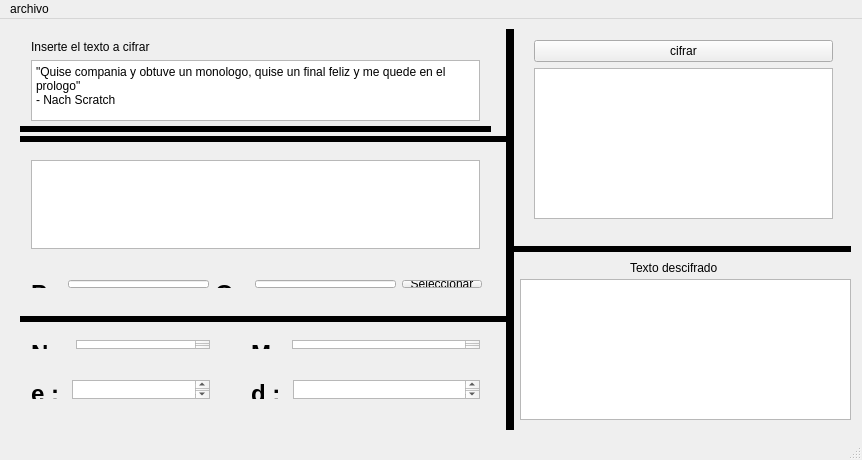
<?xml version="1.0" encoding="UTF-8"?>
<ui version="4.0">
 <class>MainWindow</class>
 <widget class="QMainWindow" name="MainWindow">
  <property name="windowModality">
   <enum>Qt::ApplicationModal</enum>
  </property>
  <property name="geometry">
   <rect>
    <x>0</x>
    <y>0</y>
    <width>862</width>
    <height>460</height>
   </rect>
  </property>
  <property name="windowTitle">
   <string>RSA Cervantes Candelario Oscar Baltazar</string>
  </property>
  <property name="dockNestingEnabled">
   <bool>true</bool>
  </property>
  <widget class="QWidget" name="centralWidget">
   <widget class="Line" name="line_2">
    <property name="geometry">
     <rect>
      <x>20</x>
      <y>100</y>
      <width>471</width>
      <height>20</height>
     </rect>
    </property>
    <property name="frameShadow">
     <enum>QFrame::Plain</enum>
    </property>
    <property name="lineWidth">
     <number>6</number>
    </property>
    <property name="orientation">
     <enum>Qt::Horizontal</enum>
    </property>
   </widget>
   <widget class="Line" name="line_6">
    <property name="geometry">
     <rect>
      <x>20</x>
      <y>110</y>
      <width>491</width>
      <height>20</height>
     </rect>
    </property>
    <property name="frameShadow">
     <enum>QFrame::Plain</enum>
    </property>
    <property name="lineWidth">
     <number>6</number>
    </property>
    <property name="orientation">
     <enum>Qt::Horizontal</enum>
    </property>
   </widget>
   <widget class="Line" name="line_7">
    <property name="geometry">
     <rect>
      <x>20</x>
      <y>290</y>
      <width>491</width>
      <height>20</height>
     </rect>
    </property>
    <property name="frameShadow">
     <enum>QFrame::Plain</enum>
    </property>
    <property name="lineWidth">
     <number>6</number>
    </property>
    <property name="orientation">
     <enum>Qt::Horizontal</enum>
    </property>
   </widget>
   <widget class="QWidget" name="layoutWidget">
    <property name="geometry">
     <rect>
      <x>20</x>
      <y>130</y>
      <width>471</width>
      <height>111</height>
     </rect>
    </property>
    <layout class="QVBoxLayout" name="verticalLayout_2">
     <item>
      <widget class="QPlainTextEdit" name="textoNumerico">
       <property name="enabled">
        <bool>true</bool>
       </property>
       <property name="undoRedoEnabled">
        <bool>false</bool>
       </property>
       <property name="readOnly">
        <bool>true</bool>
       </property>
       <property name="plainText">
        <string/>
       </property>
      </widget>
     </item>
    </layout>
   </widget>
   <widget class="QWidget" name="layoutWidget">
    <property name="geometry">
     <rect>
      <x>20</x>
      <y>310</y>
      <width>201</width>
      <height>31</height>
     </rect>
    </property>
    <layout class="QHBoxLayout" name="horizontalLayout_2">
     <item>
      <widget class="QLabel" name="label_4">
       <property name="text">
        <string>&lt;html&gt;&lt;head/&gt;&lt;body&gt;&lt;p&gt;&lt;span style=&quot; font-size:18pt; font-weight:600;&quot;&gt;N  : &lt;/span&gt;&lt;/p&gt;&lt;/body&gt;&lt;/html&gt;</string>
       </property>
      </widget>
     </item>
     <item>
      <widget class="QPlainTextEdit" name="nValor">
       <property name="undoRedoEnabled">
        <bool>false</bool>
       </property>
       <property name="readOnly">
        <bool>true</bool>
       </property>
       <property name="plainText">
        <string/>
       </property>
      </widget>
     </item>
    </layout>
   </widget>
   <widget class="QWidget" name="layoutWidget">
    <property name="geometry">
     <rect>
      <x>20</x>
      <y>350</y>
      <width>201</width>
      <height>41</height>
     </rect>
    </property>
    <layout class="QHBoxLayout" name="horizontalLayout_4">
     <item>
      <widget class="QLabel" name="label_7">
       <property name="text">
        <string>&lt;html&gt;&lt;head/&gt;&lt;body&gt;&lt;p&gt;&lt;span style=&quot; font-size:18pt; font-weight:600;&quot;&gt;e :  &lt;/span&gt;&lt;/p&gt;&lt;/body&gt;&lt;/html&gt;</string>
       </property>
      </widget>
     </item>
     <item>
      <widget class="QPlainTextEdit" name="eValor">
       <property name="readOnly">
        <bool>true</bool>
       </property>
      </widget>
     </item>
    </layout>
   </widget>
   <widget class="QWidget" name="layoutWidget">
    <property name="geometry">
     <rect>
      <x>240</x>
      <y>350</y>
      <width>251</width>
      <height>41</height>
     </rect>
    </property>
    <layout class="QHBoxLayout" name="horizontalLayout_5">
     <item>
      <widget class="QLabel" name="label_8">
       <property name="text">
        <string>&lt;html&gt;&lt;head/&gt;&lt;body&gt;&lt;p&gt;&lt;span style=&quot; font-size:18pt; font-weight:600;&quot;&gt;d :  &lt;/span&gt;&lt;/p&gt;&lt;/body&gt;&lt;/html&gt;</string>
       </property>
      </widget>
     </item>
     <item>
      <widget class="QPlainTextEdit" name="dValor">
       <property name="readOnly">
        <bool>true</bool>
       </property>
      </widget>
     </item>
    </layout>
   </widget>
   <widget class="QWidget" name="layoutWidget">
    <property name="geometry">
     <rect>
      <x>20</x>
      <y>250</y>
      <width>473</width>
      <height>30</height>
     </rect>
    </property>
    <layout class="QHBoxLayout" name="horizontalLayout">
     <item>
      <widget class="QLabel" name="label_2">
       <property name="text">
        <string>&lt;html&gt;&lt;head/&gt;&lt;body&gt;&lt;p&gt;&lt;span style=&quot; font-size:18pt; font-weight:600;&quot;&gt;P :&lt;/span&gt;&lt;/p&gt;&lt;/body&gt;&lt;/html&gt;</string>
       </property>
      </widget>
     </item>
     <item>
      <widget class="QLineEdit" name="pValor">
       <property name="text">
        <string/>
       </property>
      </widget>
     </item>
     <item>
      <widget class="QLabel" name="label_3">
       <property name="text">
        <string>&lt;html&gt;&lt;head/&gt;&lt;body&gt;&lt;p&gt;&lt;span style=&quot; font-size:18pt; font-weight:600;&quot;&gt;Q :&lt;/span&gt;&lt;/p&gt;&lt;/body&gt;&lt;/html&gt;</string>
       </property>
      </widget>
     </item>
     <item>
      <widget class="QLineEdit" name="qValor"/>
     </item>
     <item>
      <widget class="QPushButton" name="pnqButton">
       <property name="text">
        <string>Seleccionar</string>
       </property>
      </widget>
     </item>
    </layout>
   </widget>
   <widget class="QWidget" name="layoutWidget">
    <property name="geometry">
     <rect>
      <x>240</x>
      <y>310</y>
      <width>251</width>
      <height>31</height>
     </rect>
    </property>
    <layout class="QHBoxLayout" name="horizontalLayout_3">
     <item>
      <widget class="QLabel" name="label_5">
       <property name="text">
        <string>&lt;html&gt;&lt;head/&gt;&lt;body&gt;&lt;p&gt;&lt;span style=&quot; font-size:18pt; font-weight:600;&quot;&gt;M :&lt;/span&gt;&lt;/p&gt;&lt;/body&gt;&lt;/html&gt;</string>
       </property>
      </widget>
     </item>
     <item>
      <widget class="QPlainTextEdit" name="mValor">
       <property name="readOnly">
        <bool>true</bool>
       </property>
      </widget>
     </item>
    </layout>
   </widget>
   <widget class="QWidget" name="layoutWidget">
    <property name="geometry">
     <rect>
      <x>20</x>
      <y>10</y>
      <width>471</width>
      <height>103</height>
     </rect>
    </property>
    <layout class="QVBoxLayout" name="verticalLayout">
     <item>
      <widget class="QLabel" name="label">
       <property name="text">
        <string>Inserte el texto a cifrar</string>
       </property>
      </widget>
     </item>
     <item>
      <widget class="QPlainTextEdit" name="textoSinCifrar">
       <property name="plainText">
        <string>&quot;Quise compania y obtuve un monologo, quise un final feliz y me quede en el prologo&quot;
- Nach Scratch</string>
       </property>
      </widget>
     </item>
    </layout>
   </widget>
   <widget class="Line" name="line">
    <property name="geometry">
     <rect>
      <x>500</x>
      <y>10</y>
      <width>20</width>
      <height>401</height>
     </rect>
    </property>
    <property name="frameShadow">
     <enum>QFrame::Plain</enum>
    </property>
    <property name="lineWidth">
     <number>8</number>
    </property>
    <property name="midLineWidth">
     <number>9</number>
    </property>
    <property name="orientation">
     <enum>Qt::Vertical</enum>
    </property>
   </widget>
   <widget class="Line" name="line_8">
    <property name="geometry">
     <rect>
      <x>510</x>
      <y>220</y>
      <width>341</width>
      <height>20</height>
     </rect>
    </property>
    <property name="frameShadow">
     <enum>QFrame::Plain</enum>
    </property>
    <property name="lineWidth">
     <number>6</number>
    </property>
    <property name="orientation">
     <enum>Qt::Horizontal</enum>
    </property>
   </widget>
   <widget class="QPlainTextEdit" name="textoDescifrado">
    <property name="geometry">
     <rect>
      <x>520</x>
      <y>260</y>
      <width>331</width>
      <height>141</height>
     </rect>
    </property>
    <property name="readOnly">
     <bool>true</bool>
    </property>
   </widget>
   <widget class="QLabel" name="label_6">
    <property name="geometry">
     <rect>
      <x>630</x>
      <y>240</y>
      <width>121</width>
      <height>17</height>
     </rect>
    </property>
    <property name="text">
     <string>Texto descifrado</string>
    </property>
   </widget>
   <widget class="QWidget" name="layoutWidget">
    <property name="geometry">
     <rect>
      <x>523</x>
      <y>10</y>
      <width>321</width>
      <height>201</height>
     </rect>
    </property>
    <layout class="QVBoxLayout" name="verticalLayout_3">
     <item>
      <widget class="QPushButton" name="cifrarButton">
       <property name="text">
        <string>cifrar</string>
       </property>
      </widget>
     </item>
     <item>
      <widget class="QPlainTextEdit" name="textoCifrado">
       <property name="readOnly">
        <bool>true</bool>
       </property>
      </widget>
     </item>
    </layout>
   </widget>
  </widget>
  <widget class="QMenuBar" name="menuBar">
   <property name="geometry">
    <rect>
     <x>0</x>
     <y>0</y>
     <width>862</width>
     <height>25</height>
    </rect>
   </property>
   <widget class="QMenu" name="menuFile">
    <property name="title">
     <string>archivo</string>
    </property>
    <addaction name="actionCargar"/>
    <addaction name="actionGuardar"/>
    <addaction name="separator"/>
    <addaction name="actionCCOB"/>
   </widget>
   <addaction name="menuFile"/>
  </widget>
  <widget class="QStatusBar" name="statusBar"/>
  <action name="actionCargar">
   <property name="text">
    <string>cargar</string>
   </property>
  </action>
  <action name="actionGuardar">
   <property name="text">
    <string>guardar</string>
   </property>
  </action>
  <action name="actionCCOB">
   <property name="text">
    <string>CCOB</string>
   </property>
  </action>
 </widget>
 <layoutdefault spacing="6" margin="11"/>
 <resources/>
 <connections/>
</ui>
